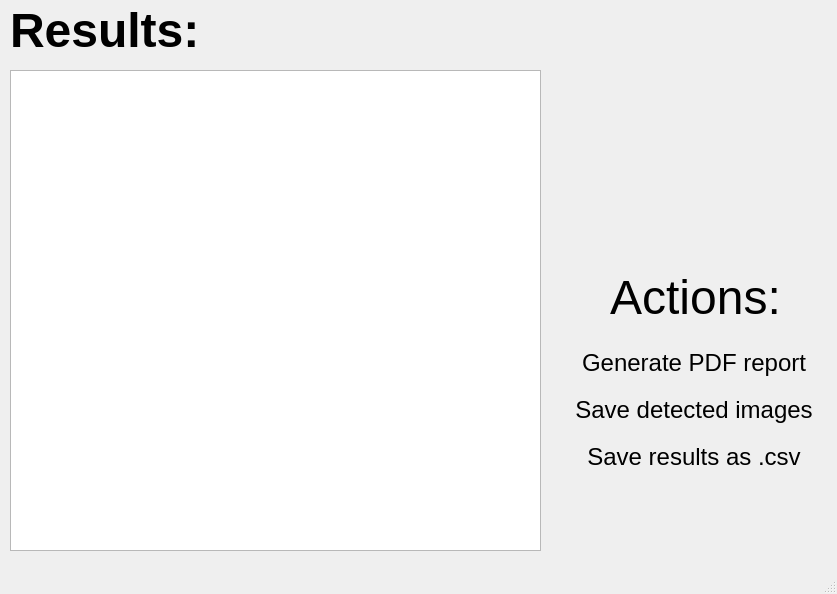
<?xml version="1.0" encoding="UTF-8"?>
<ui version="4.0">
 <class>MainWindow</class>
 <widget class="QMainWindow" name="MainWindow">
  <property name="enabled">
   <bool>true</bool>
  </property>
  <property name="geometry">
   <rect>
    <x>0</x>
    <y>0</y>
    <width>837</width>
    <height>594</height>
   </rect>
  </property>
  <property name="minimumSize">
   <size>
    <width>837</width>
    <height>594</height>
   </size>
  </property>
  <property name="maximumSize">
   <size>
    <width>837</width>
    <height>594</height>
   </size>
  </property>
  <property name="windowTitle">
   <string>Session</string>
  </property>
  <widget class="QWidget" name="centralwidget">
   <widget class="QLabel" name="results">
    <property name="geometry">
     <rect>
      <x>10</x>
      <y>0</y>
      <width>201</width>
      <height>61</height>
     </rect>
    </property>
    <property name="font">
     <font>
      <family>Arial</family>
      <pointsize>36</pointsize>
     </font>
    </property>
    <property name="styleSheet">
     <string notr="true"/>
    </property>
    <property name="text">
     <string>&lt;html&gt;&lt;head/&gt;&lt;body&gt;&lt;p&gt;&lt;span style=&quot; font-weight:600;&quot;&gt;Results:&lt;/span&gt;&lt;/p&gt;&lt;/body&gt;&lt;/html&gt;</string>
    </property>
   </widget>
   <widget class="QLabel" name="label_4">
    <property name="geometry">
     <rect>
      <x>550</x>
      <y>0</y>
      <width>21</width>
      <height>561</height>
     </rect>
    </property>
    <property name="text">
     <string/>
    </property>
    <property name="pixmap">
     <pixmap>images/Line.png</pixmap>
    </property>
   </widget>
   <widget class="QLabel" name="image">
    <property name="geometry">
     <rect>
      <x>580</x>
      <y>80</y>
      <width>221</width>
      <height>181</height>
     </rect>
    </property>
    <property name="text">
     <string/>
    </property>
    <property name="pixmap">
     <pixmap>images/doctors.png</pixmap>
    </property>
   </widget>
   <widget class="QLabel" name="label_6">
    <property name="geometry">
     <rect>
      <x>590</x>
      <y>270</y>
      <width>211</width>
      <height>51</height>
     </rect>
    </property>
    <property name="font">
     <font>
      <family>Arial</family>
      <pointsize>36</pointsize>
     </font>
    </property>
    <property name="styleSheet">
     <string notr="true"/>
    </property>
    <property name="text">
     <string>&lt;html&gt;&lt;head/&gt;&lt;body&gt;&lt;p align=&quot;center&quot;&gt;Actions:&lt;/p&gt;&lt;/body&gt;&lt;/html&gt;</string>
    </property>
   </widget>
   <widget class="QWidget" name="layoutWidget">
    <property name="geometry">
     <rect>
      <x>570</x>
      <y>340</y>
      <width>248</width>
      <height>141</height>
     </rect>
    </property>
    <layout class="QVBoxLayout" name="verticalLayout">
     <item>
      <widget class="QPushButton" name="to_pdf_button">
       <property name="font">
        <font>
         <family>Arial</family>
         <pointsize>18</pointsize>
        </font>
       </property>
       <property name="text">
        <string>Generate PDF report</string>
       </property>
       <property name="flat">
        <bool>true</bool>
       </property>
      </widget>
     </item>
     <item>
      <widget class="QPushButton" name="save_detected_button">
       <property name="font">
        <font>
         <family>Arial</family>
         <pointsize>18</pointsize>
        </font>
       </property>
       <property name="text">
        <string>Save detected images</string>
       </property>
       <property name="flat">
        <bool>true</bool>
       </property>
      </widget>
     </item>
     <item>
      <widget class="QPushButton" name="to_csv_button">
       <property name="font">
        <font>
         <family>Arial</family>
         <pointsize>18</pointsize>
         <strikeout>false</strikeout>
         <kerning>true</kerning>
        </font>
       </property>
       <property name="layoutDirection">
        <enum>Qt::LeftToRight</enum>
       </property>
       <property name="autoFillBackground">
        <bool>false</bool>
       </property>
       <property name="styleSheet">
        <string notr="true"/>
       </property>
       <property name="text">
        <string>Save results as .csv</string>
       </property>
       <property name="autoDefault">
        <bool>false</bool>
       </property>
       <property name="default">
        <bool>false</bool>
       </property>
       <property name="flat">
        <bool>true</bool>
       </property>
      </widget>
     </item>
    </layout>
   </widget>
   <widget class="QListWidget" name="scrollResults">
    <property name="geometry">
     <rect>
      <x>10</x>
      <y>70</y>
      <width>531</width>
      <height>481</height>
     </rect>
    </property>
   </widget>
  </widget>
  <widget class="QMenuBar" name="menubar">
   <property name="geometry">
    <rect>
     <x>0</x>
     <y>0</y>
     <width>837</width>
     <height>22</height>
    </rect>
   </property>
  </widget>
  <widget class="QStatusBar" name="statusbar"/>
 </widget>
 <resources/>
 <connections/>
</ui>
